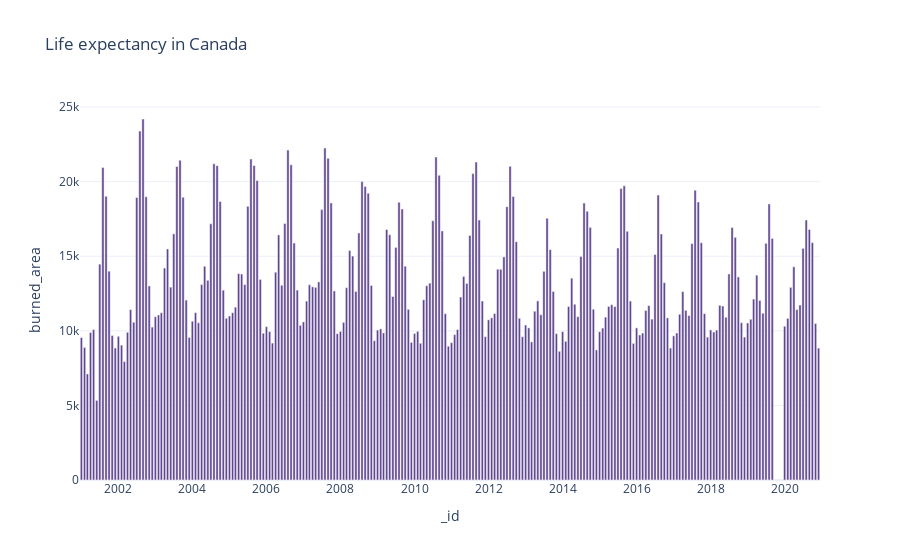

Notebook cell for this chart:
### Code cell
fig = px.bar(df_date, x="_id", y="burned_area", title='Life expectancy in Canada', color_discrete_sequence=px.colors.qualitative.Prism)
fig.show()

### Figure 1 — Plotly figure (JSON) as saved in the notebook; plotly's stock layout.template omitted (floating-point values rounded to 4 significant figures; data arrays with more than 128 entries replaced by an {"elided": "..."} marker saying what was removed)
{"data": [{"alignmentgroup": "True", "hovertemplate": "_id=%{x}<br>burned_area=%{y}<extra></extra>", "legendgroup": "", "marker": {"color": "rgb(95, 70, 144)", "pattern": {"shape": ""}}, "name": "", "offsetgroup": "", "orientation": "v", "showlegend": false, "textposition": "auto", "type": "bar", "x": {"elided": "237 str values"}, "xaxis": "x", "y": {"elided": "237 int values"}, "yaxis": "y"}], "layout": {"barmode": "relative", "legend": {"tracegroupgap": 0}, "title": {"text": "Life expectancy in Canada"}, "xaxis": {"anchor": "y", "domain": [0, 1], "title": {"text": "_id"}}, "yaxis": {"anchor": "x", "domain": [0, 1], "title": {"text": "burned_area"}}}}
